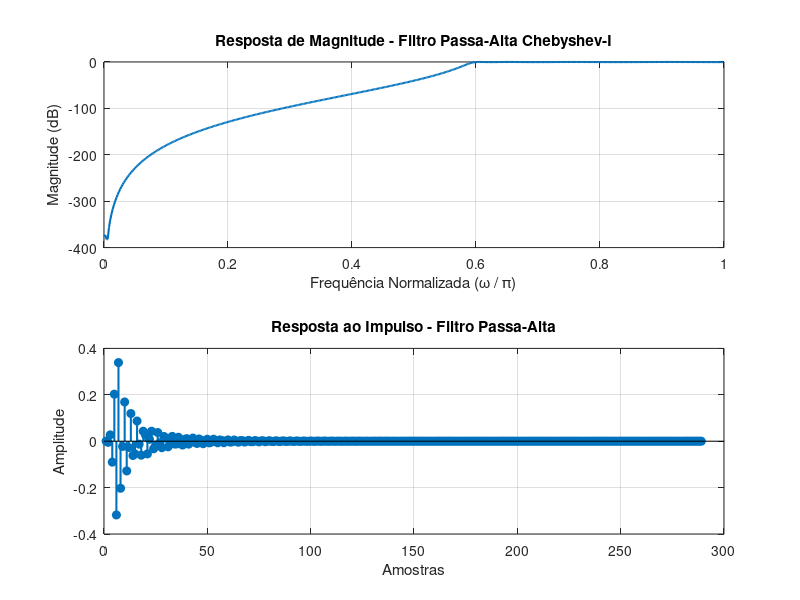

The MATLAB script that drew this image:
pkg load signal

% Especificações do filtro
omega_p = 0.6 * pi; % Frequência de borda da banda passante
omega_s = 0.4 * pi; % Frequência de borda da banda de parada
Rp = 0.25;          % Ondulação máxima na banda passante (dB)
As = 60;            % Atenuação mínima na banda de parada (dB)

% Normalização das frequências para o intervalo [0, 1]
Wp = omega_p / pi; % Frequência de borda da banda passante normalizada
Ws = omega_s / pi; % Frequência de borda da banda de parada normalizada

% Cálculo da ordem e frequência de corte do filtro digital Chebyshev-I
[N, Wn] = cheb1ord(Wp, Ws, Rp, As);

% Projeto do filtro digital Chebyshev-I passa-alta

[b_d, a_d] = cheby1(N, Rp, Wn, 'high');

% Análise da resposta em frequência
[H, omega] = freqz(b_d, a_d, 500); % Frequência normalizada
magnitude_dB = 20 * log10(abs(H)); % Magnitude em dB

% Resposta ao impulso
impulse_response = impz(b_d, a_d);

% Plotagem dos resultados
figure;

% Resposta em frequência
subplot(2, 1, 1);
plot(omega / pi, magnitude_dB, 'LineWidth', 1.5);
xlabel('Frequência Normalizada (\omega / \pi)');
ylabel('Magnitude (dB)');
title('Resposta de Magnitude - Filtro Passa-Alta Chebyshev-I');
grid on;

% Resposta ao impulso
subplot(2, 1, 2);
stem(impulse_response, 'filled', 'LineWidth', 1.5);
xlabel('Amostras');
ylabel('Amplitude');
title('Resposta ao Impulso - Filtro Passa-Alta');
grid on;

% Exibição da ordem do filtro
fprintf('Ordem do filtro: %d\n', N);
pause(10);
print("trab4/5-a)png", "-dpng");
